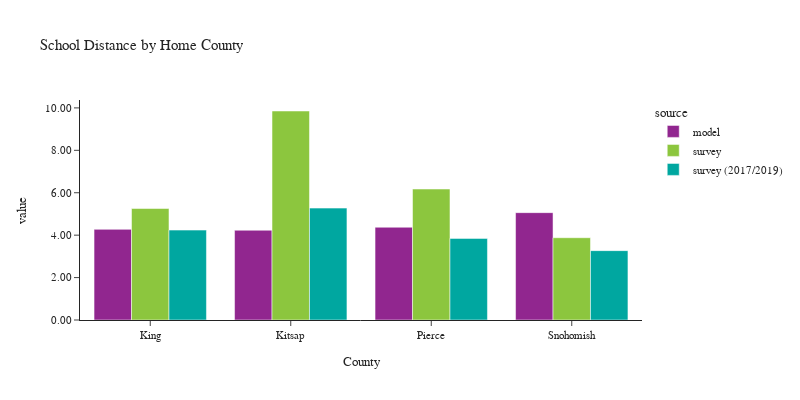

The cell this chart's notebook holds for it:
### Code cell
plot_school_location(df_students, 'CountyName_home', 'Home County', 'County')

### Figure 1 — Plotly figure (JSON) as saved in the notebook; plotly's stock layout.template omitted (floating-point values rounded to 4 significant figures)
{"data": [{"alignmentgroup": "True", "customdata": [[506987], [57245], [218340], [190904]], "hovertemplate": "source=model<br>CountyName_home=%{x}<br>value=%{y}<br>sample count=%{customdata[0]}<extra></extra>", "legendgroup": "model", "marker": {"color": "#91268F", "pattern": {"shape": ""}}, "name": "model", "offsetgroup": "model", "orientation": "v", "showlegend": true, "textposition": "auto", "type": "bar", "x": ["King", "Kitsap", "Pierce", "Snohomish"], "xaxis": "x", "y": [4.273, 4.232, 4.373, 5.062], "yaxis": "y"}, {"alignmentgroup": "True", "customdata": [[621], [62], [110], [126]], "hovertemplate": "source=survey<br>CountyName_home=%{x}<br>value=%{y}<br>sample count=%{customdata[0]}<extra></extra>", "legendgroup": "survey", "marker": {"color": "#8CC63E", "pattern": {"shape": ""}}, "name": "survey", "offsetgroup": "survey", "orientation": "v", "showlegend": true, "textposition": "auto", "type": "bar", "x": ["King", "Kitsap", "Pierce", "Snohomish"], "xaxis": "x", "y": [5.256, 9.854, 6.174, 3.879], "yaxis": "y"}, {"alignmentgroup": "True", "customdata": [[365], [14], [41], [31]], "hovertemplate": "source=survey (2017/2019)<br>CountyName_home=%{x}<br>value=%{y}<br>sample count=%{customdata[0]}<extra></extra>", "legendgroup": "survey (2017/2019)", "marker": {"color": "#00A7A0", "pattern": {"shape": ""}}, "name": "survey (2017/2019)", "offsetgroup": "survey (2017/2019)", "orientation": "v", "showlegend": true, "textposition": "auto", "type": "bar", "x": ["King", "Kitsap", "Pierce", "Snohomish"], "xaxis": "x", "y": [4.238, 5.276, 3.848, 3.27], "yaxis": "y"}], "layout": {"barmode": "group", "font": {"size": 11}, "height": 400, "legend": {"title": {"text": "source"}, "tracegroupgap": 0}, "title": {"text": "School Distance by Home County"}, "width": 800, "xaxis": {"anchor": "y", "domain": [0.0, 1.0], "title": {"text": "County"}}, "yaxis": {"anchor": "x", "domain": [0.0, 1.0], "tickformat": ".2f", "title": {"text": "value"}}}}
